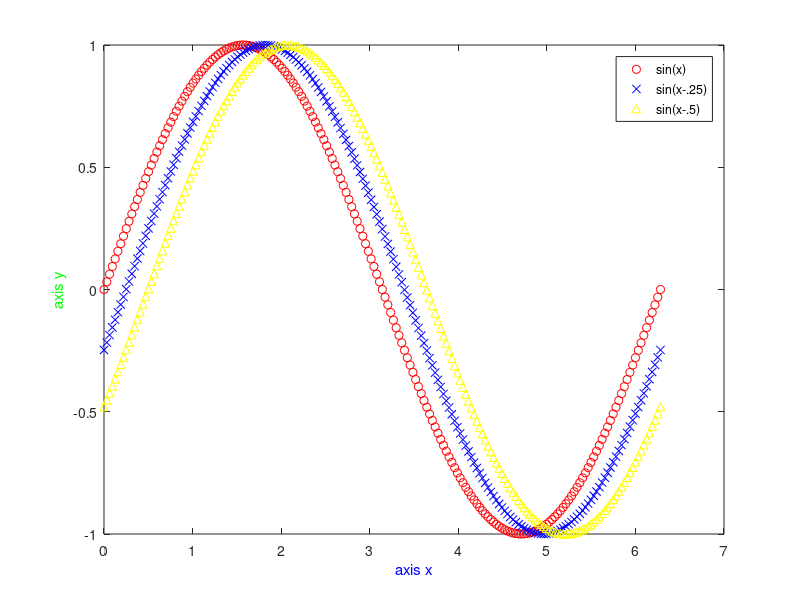

The MATLAB script that drew this image:
%Modul Praktikum GP2103 Metode Komputasi, 
%Program Studi Teknik Geofisika, Universitas Pertamina
%Oleh: Hardianto Rizky Prabusetyo dan Mohammad Heriyanto

%Website: https://osf.io/5tfvq/
%Link Kode: https://github.com/Metkom/Kode-Praktikum-GP2103-Metode-Komputasi
%DOI: 10.17605/OSF.IO/5TFVQ
%@ Oktober 2017

  clear; close; clc;
  x = 0:pi/100:2*pi;
  y = sin(x); 
  y2 = sin(x-.25); 
  y3 = sin(x-.5); 
  plot(x,y,'or',x,y2,'xb',x,y3,'^y') 
  xlabel('axis x','color','b')
  ylabel('axis y','color','g')
  legend('sin(x)','sin(x-.25)','sin(x-.5)')